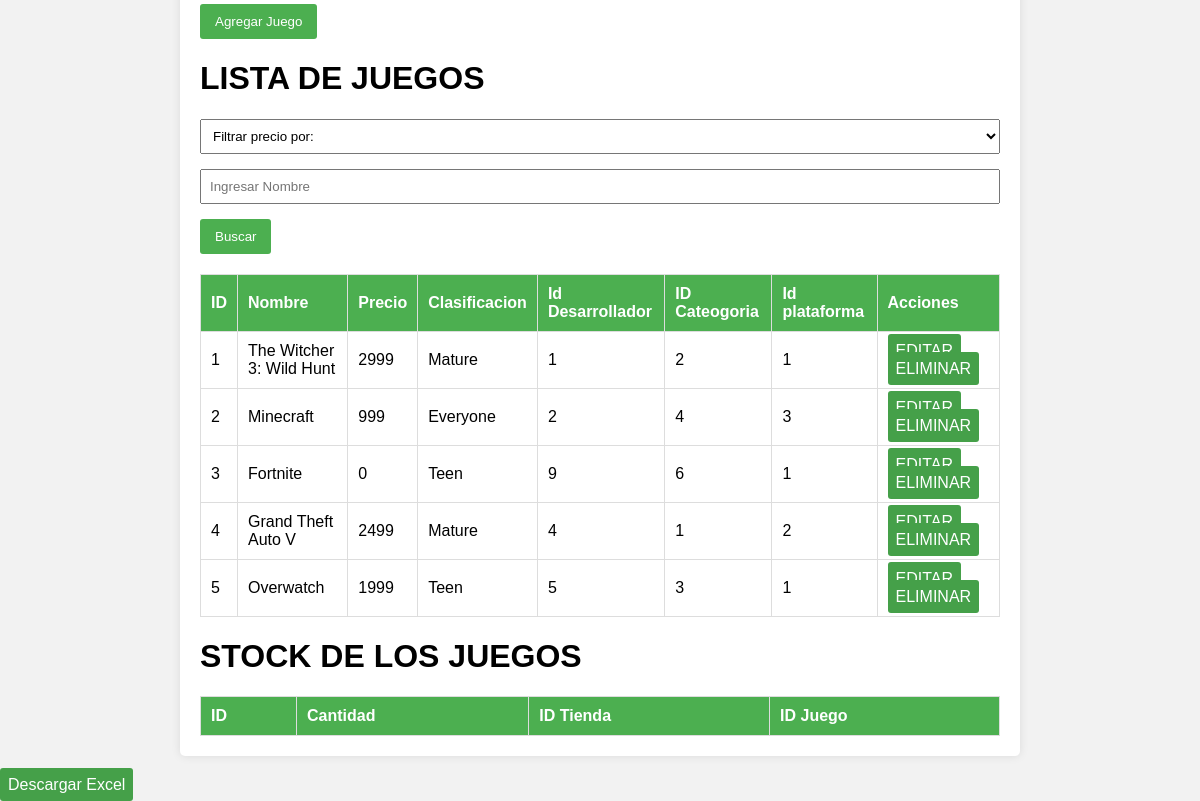
Page /bienvenido.php (lower part) on the earlier database version.
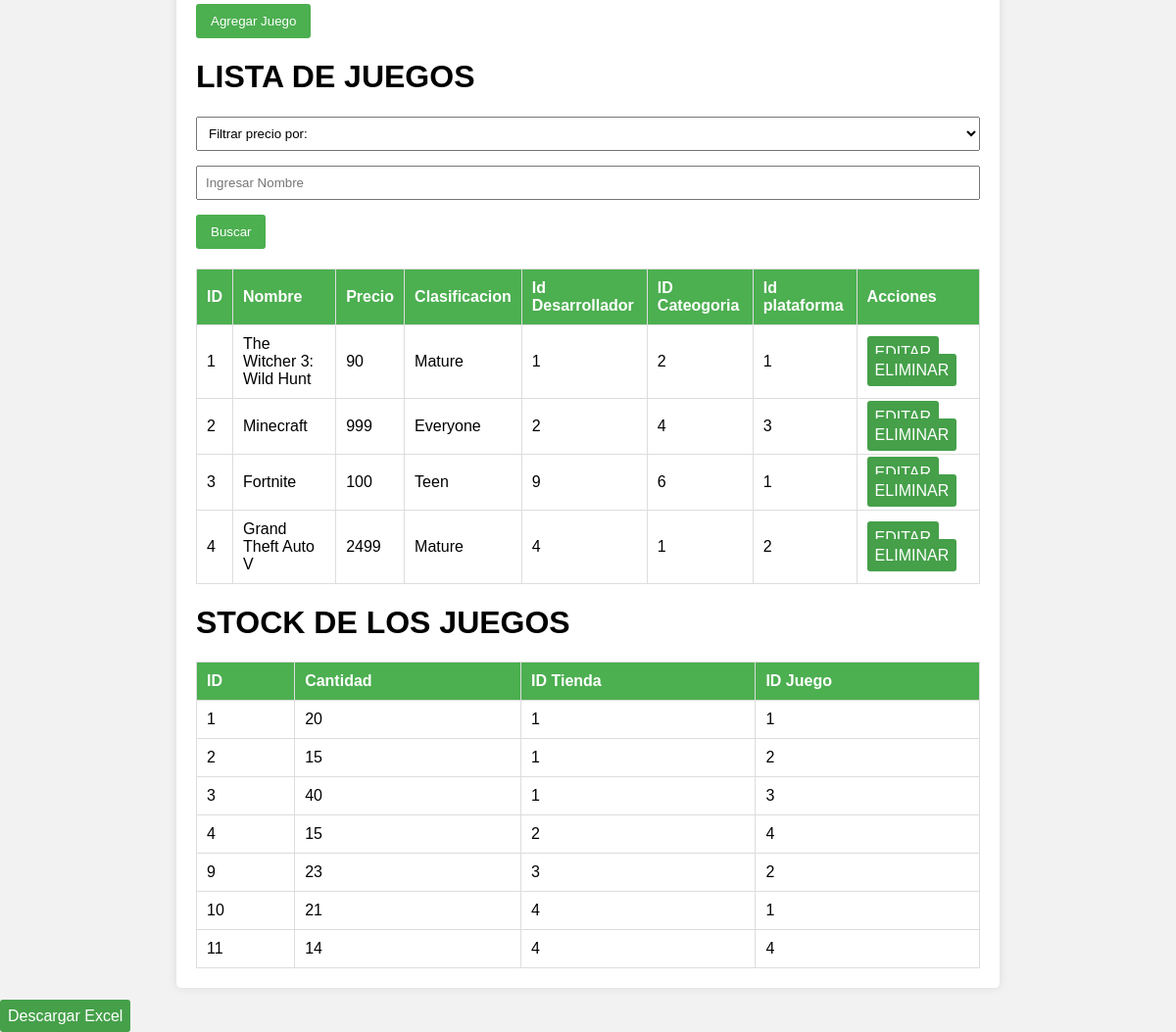
Same page on the later database version.
### tables this page shows
CREATE TABLE `juego` (
  `id` int(11) NOT NULL,
  `nombre` varchar(255) NOT NULL,
  `precio` int(11) NOT NULL,
  `clasificacion` varchar(255) NOT NULL,
  `img_link` varchar(3000) NOT NULL,
  `id_desarrollador` int(11) NOT NULL,
  `id_categoria` int(11) NOT NULL,
  `id_plataforma` int(11) NOT NULL
);

CREATE TABLE `stock` (
  `id` int(11) NOT NULL,
  `cantidad` varchar(255) NOT NULL,
  `id_tienda` int(11) NOT NULL,
  `id_juego` int(11) NOT NULL
);

### bienvenido.php (the view, shortened to what this page needs)
<!DOCTYPE html>
<html lang="en">
<head>
</head>
<body>
    <main>
        <form action="Agregarjuego.php" method="POST">
            <button type="submit">Agregar Juego</button>
        </form>
    <?php
    include("conexion_be.php");
    $where = "";
    $sql = "select * from juego $where";
    $resultado = mysqli_query($conexion,$sql);
    ?>
    <H1>LISTA DE JUEGOS</H1>
    <form method ="POST">
            <select name="fp" id="">
                <option value="0">Filtrar precio por:</option>
            </select>
            <input name="fn" type="text" placeholder="Ingresar Nombre">
            <button type="submit" name="fbuscar">Buscar</button>
    </form>
    <table>
        <thead>
            <tr>
                <th>ID</th>
                <th>Nombre</th>
                <th>Precio</th>
                <th>Clasificacion</th>
                <th>Id Desarrollador</th>
                <th>ID Cateogoria</th>
                <th>Id plataforma</th>
                <th>Acciones</th>
            </tr>
        </thead>
        <tbody>
            <?php
            while($filas = mysqli_fetch_assoc($resultado)){
                ?>
            <tr>
                <td><?php echo $filas['id']?></td>
                <td><?php echo $filas['nombre']?></td>
                <td><?php echo $filas['precio']?></td>
                <td><?php echo $filas['clasificacion']?></td>
                <td><?php echo $filas['id_desarrollador']?></td>
                <td><?php echo $filas['id_categoria']?></td>
                <td><?php echo $filas['id_plataforma']?></td>
                <td>
                    <?php echo "<a href='editar.php?id=".$filas['id']."'>EDITAR</a>";?>
                    <?php echo "<a href='eliminar.php?id=".$filas['id']."' onclick='return confirmar()'>ELIMINAR</a>";?>
                </td>
            </tr>
            <?php
            }
            ?>
        </tbody>
    </table>
    <?php
    $sql1 = "select * from stock";
    $resultado1 = mysqli_query($conexion,$sql1);
    ?>
    <H1>STOCK DE LOS JUEGOS</H1>
    <table>
        <thead>
            <tr>
                <th>ID</th>
                <th>Cantidad</th>
                <th>ID Tienda</th>
                <th>ID Juego</th>
            </tr>
        </thead>
        <tbody>
            <?php
            while($filas = mysqli_fetch_assoc($resultado1)){
                ?>
            <tr>
                <td><?php echo $filas['id']?></td>
                <td><?php echo $filas['cantidad']?></td>
                <td><?php echo $filas['id_tienda']?></td>
                <td><?php echo $filas['id_juego']?></td>
            </tr>
            <?php
            }
            ?>
        </tbody>
    </table>
    </main>
    <a href="./excel.php" class="excel">Descargar Excel</a>
</body>
</html>

Differences in the rows shown:
removed juego: id "5", nombre "Overwatch", precio "1999", clasificacion "Teen", id_desarrollador "5", id_categoria "3", id_plataforma "1"
changed juego "The Witcher 3: Wild Hunt": precio "2999" → "90"
changed juego "Fortnite": precio "0" → "100"
added stock: id "1", cantidad "20", id_tienda "1", id_juego "1"
added stock: id "2", cantidad "15", id_tienda "1", id_juego "2"
added stock: id "3", cantidad "40", id_tienda "1", id_juego "3"
added stock: id "4", cantidad "15", id_tienda "2", id_juego "4"
added stock: id "9", cantidad "23", id_tienda "3", id_juego "2"
added stock: id "10", cantidad "21", id_tienda "4", id_juego "1"
added stock: id "11", cantidad "14", id_tienda "4", id_juego "4"
